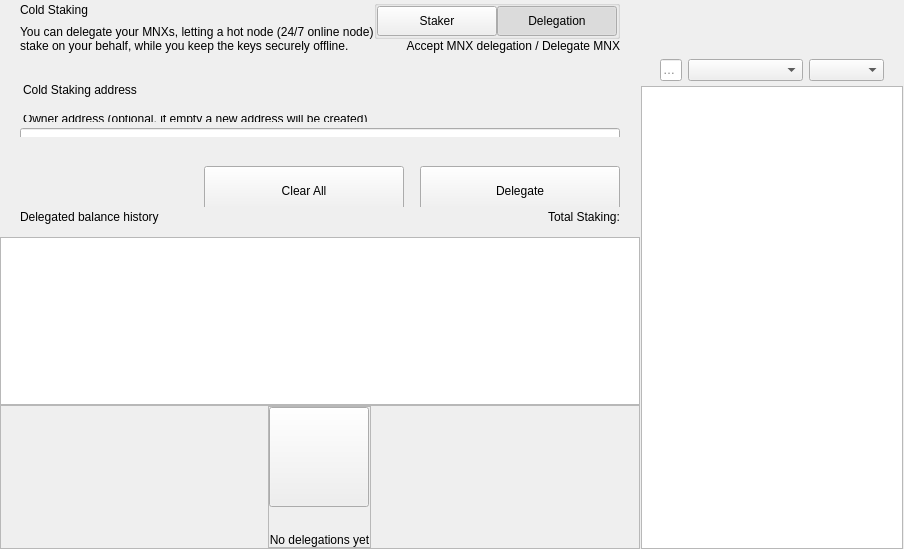
<?xml version="1.0" encoding="UTF-8"?>
<ui version="4.0">
 <class>ColdStakingWidget</class>
 <widget class="QWidget" name="ColdStakingWidget">
  <property name="geometry">
   <rect>
    <x>0</x>
    <y>0</y>
    <width>629</width>
    <height>549</height>
   </rect>
  </property>
  <property name="windowTitle">
   <string notr="true">N/A</string>
  </property>
  <layout class="QHBoxLayout" name="horizontalLayout_1" stretch="2,1">
   <property name="spacing">
    <number>0</number>
   </property>
   <property name="leftMargin">
    <number>0</number>
   </property>
   <property name="topMargin">
    <number>0</number>
   </property>
   <property name="rightMargin">
    <number>0</number>
   </property>
   <property name="bottomMargin">
    <number>0</number>
   </property>
   <item>
    <widget class="QWidget" name="left" native="true">
     <layout class="QVBoxLayout" name="verticalLayout_3">
      <property name="leftMargin">
       <number>0</number>
      </property>
      <property name="topMargin">
       <number>0</number>
      </property>
      <property name="rightMargin">
       <number>0</number>
      </property>
      <property name="bottomMargin">
       <number>0</number>
      </property>
      <item>
       <layout class="QVBoxLayout" name="verticalLayout_2">
        <property name="spacing">
         <number>0</number>
        </property>
        <item>
         <layout class="QVBoxLayout" name="verticalLayoutTop">
          <property name="spacing">
           <number>0</number>
          </property>
          <property name="leftMargin">
           <number>0</number>
          </property>
          <property name="rightMargin">
           <number>0</number>
          </property>
          <item>
           <widget class="QWidget" name="containerTitle" native="true">
            <property name="sizePolicy">
             <sizepolicy hsizetype="Preferred" vsizetype="Minimum">
              <horstretch>0</horstretch>
              <verstretch>0</verstretch>
             </sizepolicy>
            </property>
            <property name="maximumSize">
             <size>
              <width>16777215</width>
              <height>100</height>
             </size>
            </property>
            <layout class="QHBoxLayout" name="containerTitleLayout">
             <property name="spacing">
              <number>0</number>
             </property>
             <property name="leftMargin">
              <number>20</number>
             </property>
             <property name="topMargin">
              <number>0</number>
             </property>
             <property name="rightMargin">
              <number>20</number>
             </property>
             <property name="bottomMargin">
              <number>0</number>
             </property>
             <item>
              <layout class="QVBoxLayout" name="verticalLayout11">
               <property name="spacing">
                <number>5</number>
               </property>
               <item>
                <widget class="QLabel" name="labelTitle">
                 <property name="text">
                  <string>Cold Staking</string>
                 </property>
                </widget>
               </item>
               <item>
                <widget class="QLabel" name="labelSubtitle1">
                 <property name="maximumSize">
                  <size>
                   <width>16777215</width>
                   <height>16777215</height>
                  </size>
                 </property>
                 <property name="text">
                  <string>You can delegate your MNXs, letting a hot node (24/7 online node)
stake on your behalf, while you keep the keys securely offline.</string>
                 </property>
                </widget>
               </item>
              </layout>
             </item>
             <item>
              <spacer name="horizontalSpacer">
               <property name="orientation">
                <enum>Qt::Horizontal</enum>
               </property>
               <property name="sizeHint" stdset="0">
                <size>
                 <width>40</width>
                 <height>20</height>
                </size>
               </property>
              </spacer>
             </item>
             <item>
              <widget class="QWidget" name="containerViewPrivacyChecks" native="true">
               <layout class="QVBoxLayout" name="containerPrivacyChecks">
                <property name="spacing">
                 <number>0</number>
                </property>
                <property name="leftMargin">
                 <number>0</number>
                </property>
                <property name="topMargin">
                 <number>0</number>
                </property>
                <property name="rightMargin">
                 <number>0</number>
                </property>
                <property name="bottomMargin">
                 <number>0</number>
                </property>
                <item alignment="Qt::AlignHCenter|Qt::AlignVCenter">
                 <widget class="QGroupBox" name="groupBox">
                  <property name="title">
                   <string/>
                  </property>
                  <layout class="QHBoxLayout" name="horizontalLayout_2_1">
                   <property name="spacing">
                    <number>0</number>
                   </property>
                   <property name="leftMargin">
                    <number>0</number>
                   </property>
                   <property name="topMargin">
                    <number>0</number>
                   </property>
                   <property name="rightMargin">
                    <number>0</number>
                   </property>
                   <property name="bottomMargin">
                    <number>0</number>
                   </property>
                   <item>
                    <widget class="QPushButton" name="pushLeft">
                     <property name="minimumSize">
                      <size>
                       <width>120</width>
                       <height>30</height>
                      </size>
                     </property>
                     <property name="maximumSize">
                      <size>
                       <width>120</width>
                       <height>30</height>
                      </size>
                     </property>
                     <property name="focusPolicy">
                      <enum>Qt::NoFocus</enum>
                     </property>
                     <property name="text">
                      <string>Staker</string>
                     </property>
                     <property name="checkable">
                      <bool>true</bool>
                     </property>
                     <property name="autoExclusive">
                      <bool>true</bool>
                     </property>
                    </widget>
                   </item>
                   <item>
                    <widget class="QPushButton" name="pushRight">
                     <property name="minimumSize">
                      <size>
                       <width>120</width>
                       <height>30</height>
                      </size>
                     </property>
                     <property name="maximumSize">
                      <size>
                       <width>120</width>
                       <height>30</height>
                      </size>
                     </property>
                     <property name="focusPolicy">
                      <enum>Qt::NoFocus</enum>
                     </property>
                     <property name="text">
                      <string>Delegation</string>
                     </property>
                     <property name="checkable">
                      <bool>true</bool>
                     </property>
                     <property name="checked">
                      <bool>true</bool>
                     </property>
                     <property name="autoExclusive">
                      <bool>true</bool>
                     </property>
                    </widget>
                   </item>
                  </layout>
                 </widget>
                </item>
                <item alignment="Qt::AlignTop">
                 <widget class="QLabel" name="labelSubtitle2">
                  <property name="text">
                   <string>Accept MNX delegation / Delegate MNX</string>
                  </property>
                  <property name="alignment">
                   <set>Qt::AlignRight|Qt::AlignTrailing|Qt::AlignVCenter</set>
                  </property>
                 </widget>
                </item>
               </layout>
              </widget>
             </item>
            </layout>
           </widget>
          </item>
          <item>
           <spacer name="verticalSpacer_2">
            <property name="orientation">
             <enum>Qt::Vertical</enum>
            </property>
            <property name="sizeType">
             <enum>QSizePolicy::Fixed</enum>
            </property>
            <property name="sizeHint" stdset="0">
             <size>
              <width>20</width>
              <height>30</height>
             </size>
            </property>
           </spacer>
          </item>
          <item>
           <widget class="QWidget" name="containerSend" native="true">
            <property name="minimumSize">
             <size>
              <width>0</width>
              <height>50</height>
             </size>
            </property>
            <layout class="QVBoxLayout" name="containerSendRow">
             <property name="spacing">
              <number>6</number>
             </property>
             <property name="leftMargin">
              <number>0</number>
             </property>
             <property name="topMargin">
              <number>0</number>
             </property>
             <property name="rightMargin">
              <number>0</number>
             </property>
             <property name="bottomMargin">
              <number>0</number>
             </property>
             <item>
              <widget class="QLabel" name="labelEditTitle">
               <property name="maximumSize">
                <size>
                 <width>16777215</width>
                 <height>30</height>
                </size>
               </property>
               <property name="styleSheet">
                <string notr="true">padding-left:20px; padding-bottom:3px;</string>
               </property>
               <property name="text">
                <string>Cold Staking address</string>
               </property>
              </widget>
             </item>
             <item>
              <spacer name="verticalSpacer_6">
               <property name="orientation">
                <enum>Qt::Vertical</enum>
               </property>
               <property name="sizeType">
                <enum>QSizePolicy::Fixed</enum>
               </property>
               <property name="sizeHint" stdset="0">
                <size>
                 <width>20</width>
                 <height>9</height>
                </size>
               </property>
              </spacer>
             </item>
             <item>
              <widget class="QWidget" name="containerOwner" native="true">
               <layout class="QVBoxLayout" name="vContainerOwner">
                <property name="spacing">
                 <number>4</number>
                </property>
                <property name="leftMargin">
                 <number>20</number>
                </property>
                <property name="topMargin">
                 <number>0</number>
                </property>
                <property name="rightMargin">
                 <number>20</number>
                </property>
                <property name="bottomMargin">
                 <number>0</number>
                </property>
                <item>
                 <widget class="QLabel" name="labelSubtitleDescription">
                  <property name="maximumSize">
                   <size>
                    <width>16777215</width>
                    <height>20</height>
                   </size>
                  </property>
                  <property name="styleSheet">
                   <string notr="true">margin-bottom:2px;
                   margin-left:0.05px;
                   padding:0px;</string>
                  </property>
                  <property name="text">
                   <string>Owner address (optional, if empty a new address will be created)</string>
                  </property>
                 </widget>
                </item>
                <item>
                 <widget class="QLineEdit" name="lineEditOwnerAddress">
                  <property name="minimumSize">
                   <size>
                    <width>0</width>
                    <height>50</height>
                   </size>
                  </property>
                  <property name="maximumSize">
                   <size>
                    <width>16777215</width>
                    <height>50</height>
                   </size>
                  </property>
                  <property name="styleSheet">
                   <string notr="true"/>
                  </property>
                  <property name="placeholderText">
                   <string>Enter owner address</string>
                  </property>
                 </widget>
                </item>
               </layout>
              </widget>
             </item>
            </layout>
           </widget>
          </item>
         </layout>
        </item>
        <item>
         <spacer name="verticalSpacer_3">
          <property name="orientation">
           <enum>Qt::Vertical</enum>
          </property>
          <property name="sizeType">
           <enum>QSizePolicy::Minimum</enum>
          </property>
          <property name="sizeHint" stdset="0">
           <size>
            <width>20</width>
            <height>20</height>
           </size>
          </property>
         </spacer>
        </item>
        <item>
         <widget class="QWidget" name="containerBtn" native="true">
          <property name="minimumSize">
           <size>
            <width>0</width>
            <height>50</height>
           </size>
          </property>
          <layout class="QHBoxLayout" name="horizontalLayout">
           <property name="rightMargin">
            <number>20</number>
           </property>
           <item>
            <spacer name="horizontalSpacer_2">
             <property name="orientation">
              <enum>Qt::Horizontal</enum>
             </property>
             <property name="sizeHint" stdset="0">
              <size>
               <width>200</width>
               <height>20</height>
              </size>
             </property>
            </spacer>
           </item>
           <item>
            <layout class="QHBoxLayout" name="horizontalLayout_7">
             <item>
              <spacer name="horizontalSpacer_3">
               <property name="orientation">
                <enum>Qt::Horizontal</enum>
               </property>
               <property name="sizeType">
                <enum>QSizePolicy::Expanding</enum>
               </property>
               <property name="sizeHint" stdset="0">
                <size>
                 <width>40</width>
                 <height>20</height>
                </size>
               </property>
              </spacer>
             </item>
             <item>
              <widget class="QPushButton" name="pushButtonClear">
               <property name="minimumSize">
                <size>
                 <width>200</width>
                 <height>50</height>
                </size>
               </property>
               <property name="focusPolicy">
                <enum>Qt::NoFocus</enum>
               </property>
               <property name="text">
                <string>Clear All</string>
               </property>
              </widget>
             </item>
             <item>
              <spacer name="horizontalSpacer_4">
               <property name="orientation">
                <enum>Qt::Horizontal</enum>
               </property>
               <property name="sizeType">
                <enum>QSizePolicy::Fixed</enum>
               </property>
               <property name="sizeHint" stdset="0">
                <size>
                 <width>10</width>
                 <height>20</height>
                </size>
               </property>
              </spacer>
             </item>
             <item>
              <widget class="QPushButton" name="pushButtonSend">
               <property name="minimumSize">
                <size>
                 <width>200</width>
                 <height>50</height>
                </size>
               </property>
               <property name="maximumSize">
                <size>
                 <width>200</width>
                 <height>50</height>
                </size>
               </property>
               <property name="focusPolicy">
                <enum>Qt::NoFocus</enum>
               </property>
               <property name="text">
                <string>Delegate</string>
               </property>
              </widget>
             </item>
            </layout>
           </item>
          </layout>
         </widget>
        </item>
        <item>
         <widget class="QWidget" name="containerHistoryLabel" native="true">
          <layout class="QHBoxLayout" name="horizontalLayout_4">
           <property name="spacing">
            <number>0</number>
           </property>
           <property name="leftMargin">
            <number>20</number>
           </property>
           <property name="topMargin">
            <number>0</number>
           </property>
           <property name="rightMargin">
            <number>20</number>
           </property>
           <property name="bottomMargin">
            <number>0</number>
           </property>
           <item>
            <widget class="QWidget" name="verticalWidget" native="true">
             <property name="minimumSize">
              <size>
               <width>100</width>
               <height>0</height>
              </size>
             </property>
             <layout class="QVBoxLayout" name="verticalLayout_58">
              <property name="leftMargin">
               <number>0</number>
              </property>
              <property name="topMargin">
               <number>0</number>
              </property>
              <property name="rightMargin">
               <number>0</number>
              </property>
              <property name="bottomMargin">
               <number>0</number>
              </property>
              <item>
               <widget class="QLabel" name="labelListHistory">
                <property name="text">
                 <string>Delegated balance history</string>
                </property>
               </widget>
              </item>
             </layout>
            </widget>
           </item>
           <item>
            <spacer name="horizontalSpacer_5">
             <property name="orientation">
              <enum>Qt::Horizontal</enum>
             </property>
             <property name="sizeHint" stdset="0">
              <size>
               <width>40</width>
               <height>20</height>
              </size>
             </property>
            </spacer>
           </item>
           <item>
            <widget class="QLabel" name="labelStakingTotal">
             <property name="text">
              <string>Total Staking:</string>
             </property>
            </widget>
           </item>
          </layout>
         </widget>
        </item>
        <item>
         <layout class="QVBoxLayout" name="verticalLayout_64">
          <property name="spacing">
           <number>0</number>
          </property>
          <item>
           <spacer name="verticalSpacer_44">
            <property name="orientation">
             <enum>Qt::Vertical</enum>
            </property>
            <property name="sizeType">
             <enum>QSizePolicy::Fixed</enum>
            </property>
            <property name="sizeHint" stdset="0">
             <size>
              <width>20</width>
              <height>10</height>
             </size>
            </property>
           </spacer>
          </item>
          <item>
           <widget class="QListView" name="listView">
            <property name="enabled">
             <bool>true</bool>
            </property>
            <property name="mouseTracking">
             <bool>true</bool>
            </property>
           </widget>
          </item>
          <item>
           <widget class="QFrame" name="emptyContainer">
            <property name="minimumSize">
             <size>
              <width>0</width>
              <height>100</height>
             </size>
            </property>
            <property name="frameShape">
             <enum>QFrame::StyledPanel</enum>
            </property>
            <property name="frameShadow">
             <enum>QFrame::Raised</enum>
            </property>
            <layout class="QVBoxLayout" name="verticalLayout_71" stretch="1,8">
             <property name="spacing">
              <number>0</number>
             </property>
             <property name="leftMargin">
              <number>0</number>
             </property>
             <property name="topMargin">
              <number>0</number>
             </property>
             <property name="rightMargin">
              <number>0</number>
             </property>
             <property name="bottomMargin">
              <number>0</number>
             </property>
             <item>
              <spacer name="verticalSpacer">
               <property name="orientation">
                <enum>Qt::Vertical</enum>
               </property>
               <property name="sizeHint" stdset="0">
                <size>
                 <width>20</width>
                 <height>20</height>
                </size>
               </property>
              </spacer>
             </item>
             <item alignment="Qt::AlignHCenter|Qt::AlignVCenter">
              <widget class="QFrame" name="emptyScreen">
               <property name="sizePolicy">
                <sizepolicy hsizetype="Expanding" vsizetype="Expanding">
                 <horstretch>0</horstretch>
                 <verstretch>0</verstretch>
                </sizepolicy>
               </property>
               <property name="frameShape">
                <enum>QFrame::StyledPanel</enum>
               </property>
               <property name="frameShadow">
                <enum>QFrame::Raised</enum>
               </property>
               <layout class="QVBoxLayout" name="verticalLayout">
                <property name="spacing">
                 <number>30</number>
                </property>
                <property name="leftMargin">
                 <number>0</number>
                </property>
                <property name="topMargin">
                 <number>0</number>
                </property>
                <property name="rightMargin">
                 <number>0</number>
                </property>
                <property name="bottomMargin">
                 <number>0</number>
                </property>
                <item alignment="Qt::AlignHCenter|Qt::AlignVCenter">
                 <widget class="QPushButton" name="pushImgEmpty">
                  <property name="minimumSize">
                   <size>
                    <width>100</width>
                    <height>100</height>
                   </size>
                  </property>
                  <property name="maximumSize">
                   <size>
                    <width>100</width>
                    <height>100</height>
                   </size>
                  </property>
                  <property name="focusPolicy">
                   <enum>Qt::NoFocus</enum>
                  </property>
                  <property name="text">
                   <string/>
                  </property>
                  <property name="iconSize">
                   <size>
                    <width>100</width>
                    <height>100</height>
                   </size>
                  </property>
                 </widget>
                </item>
                <item alignment="Qt::AlignHCenter|Qt::AlignVCenter">
                 <widget class="QLabel" name="labelEmpty">
                  <property name="styleSheet">
                   <string notr="true"/>
                  </property>
                  <property name="text">
                   <string>No delegations yet</string>
                  </property>
                  <property name="alignment">
                   <set>Qt::AlignCenter</set>
                  </property>
                 </widget>
                </item>
               </layout>
              </widget>
             </item>
            </layout>
           </widget>
          </item>
         </layout>
        </item>
       </layout>
      </item>
     </layout>
    </widget>
   </item>
   <item>
    <widget class="QWidget" name="right" native="true">
     <layout class="QVBoxLayout" name="rightContainer">
      <property name="spacing">
       <number>0</number>
      </property>
      <property name="leftMargin">
       <number>1</number>
      </property>
      <property name="topMargin">
       <number>0</number>
      </property>
      <property name="rightMargin">
       <number>1</number>
      </property>
      <property name="bottomMargin">
       <number>0</number>
      </property>
      <item>
       <widget class="QWidget" name="containerRightButtons" native="true">
        <property name="minimumSize">
         <size>
          <width>0</width>
          <height>50</height>
         </size>
        </property>
        <layout class="QVBoxLayout" name="verticalLayout_4">
         <property name="leftMargin">
          <number>19</number>
         </property>
         <property name="topMargin">
          <number>0</number>
         </property>
         <property name="rightMargin">
          <number>19</number>
         </property>
         <property name="bottomMargin">
          <number>0</number>
         </property>
         <item>
          <widget class="OptionButton" name="btnCoinControl" native="true">
           <property name="minimumSize">
            <size>
             <width>0</width>
             <height>0</height>
            </size>
           </property>
          </widget>
         </item>
         <item>
          <widget class="OptionButton" name="btnColdStaking" native="true"/>
         </item>
         <item>
          <widget class="OptionButton" name="btnMyStakingAddresses" native="true">
           <property name="sizePolicy">
            <sizepolicy hsizetype="Preferred" vsizetype="Minimum">
             <horstretch>0</horstretch>
             <verstretch>0</verstretch>
            </sizepolicy>
           </property>
          </widget>
         </item>
        </layout>
       </widget>
      </item>
      <item>
       <widget class="QWidget" name="sortWidget" native="true">
        <layout class="QHBoxLayout" name="horizontalLayout_6">
         <property name="leftMargin">
          <number>19</number>
         </property>
         <property name="rightMargin">
          <number>19</number>
         </property>
         <property name="bottomMargin">
          <number>5</number>
         </property>
           <item>
            <widget class="QLineEdit" name="lineEditFilter">
             <property name="sizePolicy">
              <sizepolicy hsizetype="Expanding" vsizetype="Fixed">
               <horstretch>0</horstretch>
               <verstretch>0</verstretch>
              </sizepolicy>
             </property>
             <property name="minimumSize">
              <size>
               <width>0</width>
               <height>0</height>
              </size>
             </property>
             <property name="contextMenuPolicy">
              <enum>Qt::DefaultContextMenu</enum>
             </property>
             <property name="acceptDrops">
              <bool>false</bool>
             </property>
             <property name="maxLength">
              <number>40</number>
             </property>
             <property name="placeholderText">
              <string>Filter</string>
             </property>
            </widget>
           </item>
         <item>
          <spacer name="horizontalSpacer_6">
           <property name="orientation">
            <enum>Qt::Horizontal</enum>
           </property>
           <property name="sizeType">
              <enum>QSizePolicy::Preferred</enum>
           </property>
           <property name="sizeHint" stdset="0">
            <size>
             <width>20</width>
             <height>20</height>
            </size>
           </property>
          </spacer>
         </item>
         <item>
          <widget class="QComboBox" name="comboBoxSort">
           <property name="sizePolicy">
            <sizepolicy hsizetype="Preferred" vsizetype="Fixed">
             <horstretch>0</horstretch>
             <verstretch>0</verstretch>
            </sizepolicy>
           </property>
           <property name="minimumSize">
            <size>
             <width>115</width>
             <height>0</height>
            </size>
           </property>
          </widget>
         </item>
         <item>
          <widget class="QComboBox" name="comboBoxSortOrder">
           <property name="sizePolicy">
            <sizepolicy hsizetype="Preferred" vsizetype="Fixed">
             <horstretch>0</horstretch>
             <verstretch>0</verstretch>
            </sizepolicy>
           </property>
           <property name="minimumSize">
            <size>
             <width>75</width>
             <height>0</height>
            </size>
           </property>
          </widget>
         </item>
        </layout>
       <zorder>comboBoxSort</zorder>
       <zorder>comboBoxSortOrder</zorder>
       <zorder>lineEditFilter</zorder>
       </widget>
      </item>
      <item>
       <widget class="QListView" name="listViewStakingAddress">
        <property name="enabled">
         <bool>true</bool>
        </property>
        <property name="mouseTracking">
         <bool>true</bool>
        </property>
       </widget>
      </item>
     </layout>
    </widget>
   </item>
  </layout>
 </widget>
 <customwidgets>
  <customwidget>
   <class>OptionButton</class>
   <extends>QWidget</extends>
   <header>qt/nodetrade/optionbutton.h</header>
   <container>1</container>
  </customwidget>
 </customwidgets>
 <resources/>
 <connections/>
</ui>
